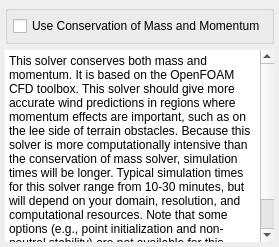
          <widget class="QWidget" name="commPage">
           <layout class="QVBoxLayout" name="verticalLayout_4">
            <property name="leftMargin">
             <number>5</number>
            </property>
            <property name="topMargin">
             <number>5</number>
            </property>
            <property name="rightMargin">
             <number>5</number>
            </property>
            <property name="bottomMargin">
             <number>5</number>
            </property>
            <item>
             <widget class="QGroupBox" name="commGroupBox">
              <property name="title">
               <string/>
              </property>
              <layout class="QHBoxLayout" name="horizontalLayout_10">
               <property name="spacing">
                <number>0</number>
               </property>
               <property name="leftMargin">
                <number>5</number>
               </property>
               <property name="topMargin">
                <number>5</number>
               </property>
               <property name="rightMargin">
                <number>5</number>
               </property>
               <property name="bottomMargin">
                <number>5</number>
               </property>
               <item>
                <widget class="QCheckBox" name="useCOMM">
                 <property name="cursor">
                  <cursorShape>PointingHandCursor</cursorShape>
                 </property>
                 <property name="text">
                  <string>Use Conservation of Mass and Momentum</string>
                 </property>
                </widget>
               </item>
              </layout>
             </widget>
            </item>
            <item>
             <widget class="QTextEdit" name="commTextEdit">
              <property name="font">
               <font>
                <pointsize>8</pointsize>
               </font>
              </property>
              <property name="frameShape">
               <enum>QFrame::Shape::NoFrame</enum>
              </property>
              <property name="html">
               <string>&lt;!DOCTYPE HTML PUBLIC &quot;-//W3C//DTD HTML 4.0//EN&quot; &quot;http://www.w3.org/TR/REC-html40/strict.dtd&quot;&gt;
&lt;html&gt;&lt;head&gt;&lt;meta name=&quot;qrichtext&quot; content=&quot;1&quot; /&gt;&lt;meta charset=&quot;utf-8&quot; /&gt;&lt;style type=&quot;text/css&quot;&gt;
p, li { white-space: pre-wrap; }
hr { height: 1px; border-width: 0; }
li.unchecked::marker { content: &quot;\2610&quot;; }
li.checked::marker { content: &quot;\2612&quot;; }
&lt;/style&gt;&lt;/head&gt;&lt;body style=&quot; font-family:'Ubuntu'; font-size:8pt; font-weight:400; font-style:normal;&quot;&gt;
&lt;p style=&quot; margin-top:0px; margin-bottom:0px; margin-left:0px; margin-right:0px; -qt-block-indent:0; text-indent:0px;&quot;&gt;&lt;span style=&quot; font-family:'Sans Serif'; font-size:9pt;&quot;&gt;This solver conserves both mass and momentum. It is based on the OpenFOAM CFD toolbox. This solver should give more accurate wind predictions in regions where momentum effects are important, such as on the lee side of terrain obstacles. Because this solver is more computationally intensive than the conservation of mass solver, simulation times will be longer. Typical simulation times for this solver range from 10-30 minutes, but will depend on your domain, resolution, and computational resources. Note that some options (e.g., point initialization and non-neutral stability) are not available for this solver at this time. We plan to make these options available in future releases.&lt;/span&gt;&lt;/p&gt;&lt;/body&gt;&lt;/html&gt;</string>
              </property>
              <property name="textInteractionFlags">
               <set>Qt::TextInteractionFlag::TextSelectableByKeyboard|Qt::TextInteractionFlag::TextSelectableByMouse</set>
              </property>
             </widget>
            </item>
           </layout>
          </widget>
